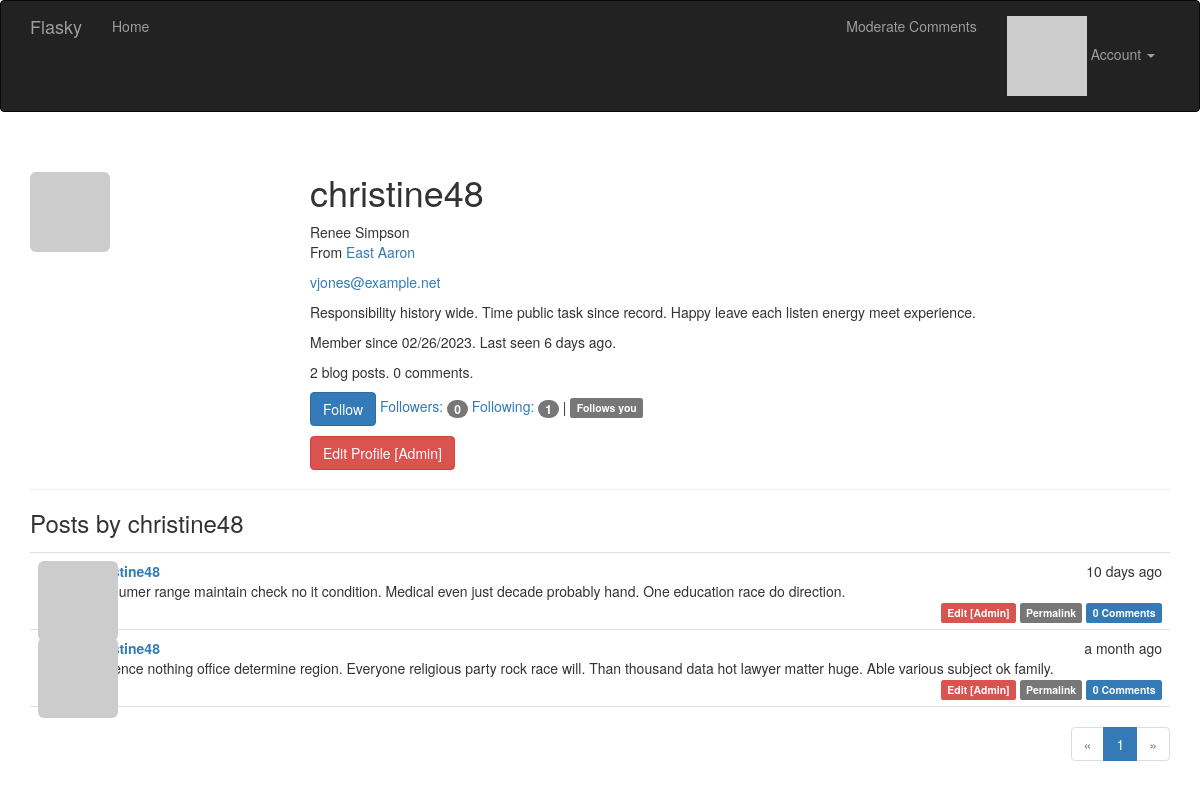
The app's page /user/christine48 (signed in) with its own data.
### app/models.py (models this page shows, shortened)
class User(UserMixin, db.Model):
    __tablename__ = 'users'
    id = db.Column(db.Integer, primary_key=True)
    email = db.Column(db.String(64), unique=True, index=True)
    username = db.Column(db.String(64), unique=True, index=True)
    password_hash = db.Column(db.String(128))
    role_id = db.Column(db.Integer, db.ForeignKey('roles.id'))
    confirmed = db.Column(db.Boolean, default=False)
    name = db.Column(db.String(64))
    location = db.Column(db.String(64))
    about_me = db.Column(db.Text())
    member_since = db.Column(db.DateTime(), default=datetime.utcnow)
    last_seen = db.Column(db.DateTime(), default=datetime.utcnow)
    avatar_hash = db.Column(db.String(32))
    posts = db.relationship('Post', backref='author', lazy='dynamic')
    followed = db.relationship('Follow',
                               foreign_keys=[Follow.follower_id],
                               backref=db.backref('follower', lazy='joined'),
                               lazy='dynamic',
                               cascade='all, delete-orphan')
    followers = db.relationship('Follow',
                                foreign_keys=[Follow.followed_id],
                                backref=db.backref('followed', lazy='joined'),
                                lazy='dynamic',
                                cascade='all, delete-orphan')
    comments = db.relationship('Comment', backref='author', lazy='dynamic')
    @property
    def password(self):
        raise AttributeError('password is not a readable attribute')
    def ping(self):
        self.last_seen = datetime.utcnow()
        db.session.add(self)
        db.session.commit()
    def can(self, perm):
        return self.role is not None and self.role.has_permission(perm)
    def is_administrator(self):
        return self.can(Permission.ADMIN)
    def gravatar(self, size=100, default='identicon', rating='g'):
        url = 'https://secure.gravatar.com/avatar'
        hash = hashlib.md5(self.email.lower().encode('utf-8')).hexdigest()
        return '{url}/{hash}?s={size}&d={default}&r={rating}'.format(
            url=url, hash=hash, size=size, default=default, rating=rating)
    def is_following(self, user):
        if user.id is None:
            return False
        return self.followed.filter_by(
            followed_id=user.id).first() is not None

class Post(db.Model):
    __tablename__ = 'posts'
    id = db.Column(db.Integer, primary_key=True)
    body = db.Column(db.Text)
    body_html = db.Column(db.Text)
    timestamp = db.Column(db.DateTime, index=True, default=datetime.utcnow)
    author_id = db.Column(db.Integer, db.ForeignKey('users.id'))
    comments = db.relationship('Comment', backref='post', lazy='dynamic')

### app/main/views.py (the view)
@main.route('/user/<username>')
def user(username):
    user = User.query.filter_by(username=username).first_or_404()
    page = request.args.get('page', 1, type=int)
    pagination = user.posts.order_by(Post.timestamp.desc()).paginate(
        page=page, per_page=current_app.config['FLASKY_POSTS_PER_PAGE'],
        error_out=False)
    posts = pagination.items
    return render_template('user.html', user=user, posts=posts,
                           pagination=pagination)

### app/auth/views.py (called while the page is built)
@auth.before_app_request
def before_request():
    if current_user.is_authenticated:
        current_user.ping()
        if not current_user.confirmed \
                and request.endpoint \
                and request.blueprint != 'auth' \
                and request.endpoint != 'static':
            return redirect(url_for('auth.unconfirmed'))

### app/main/__init__.py (called while the page is built)
@main.app_context_processor
def inject_permissions():
    return dict(Permission=Permission)

### app/models.py (called while the page is built)
@login_manager.user_loader
def load_user(user_id):
    return User.query.get(int(user_id))

    def has_permission(self, perm):
        return self.permissions & perm == perm

### app/templates/user.html (shortened to what this page needs)
{% extends "base.html" %}
{% import "_macros.html" as macros %}
{% block page_content %}
<div class="page-header">
    <img class="img-rounded profile-thumbnail" src="{{ user.gravatar(size=256) }}">
    <div class="profile-header">
        <h1>{{ user.username }}</h1>
        {% if user.name or user.location %}
        <p>
            {% if user.name %}{{ user.name }}<br>{% endif %}
            {% if user.location %}
                From <a href="http://maps.google.com/?q={{ user.location }}">
                    {{ user.location }}
                </a>
                <br>
            {% endif %}
        </p>
        {% endif %}
        {% if current_user.is_administrator() %}
        <p><a href="mailto:{{ user.email }}">{{ user.email }}</a></p>
        {% endif %}
        {% if user.about_me %}<p>{{ user.about_me }}</p>{% endif %}
        <p>
            Member since {{ moment(user.member_since).format('L') }}.
            Last seen {{ moment(user.last_seen).fromNow() }}.
        </p>
        <p>{{ user.posts.count() }} blog posts. {{ user.comments.count() }} comments.</p>
        <p>
            {% if current_user.can(Permission.FOLLOW) and user != current_user %}
                {% if not current_user.is_following(user) %}
                <a href="{{ url_for('.follow', username=user.username) }}" class="btn btn-primary">Follow</a>
                {% else %}
                <a href="{{ url_for('.unfollow', username=user.username) }}" class="btn btn-default">Unfollow</a>
                {% endif %}
            {% endif %}
            <a href="{{ url_for('.followers', username=user.username) }}">Followers: <span class="badge">{{ user.followers.count() - 1 }}</span></a>
            <a href="{{ url_for('.followed_by', username=user.username) }}">Following: <span class="badge">{{ user.followed.count() - 1 }}</span></a>
            {% if current_user.is_authenticated and user != current_user and user.is_following(current_user) %}
            | <span class="label label-default">Follows you</span>
            {% endif %}
        </p>
        <p>
            {% if current_user.is_administrator() %}
            <a class="btn btn-danger"
                href="{{ url_for('.edit_profile_admin', id=user.id) }}">
                Edit Profile [Admin]
            </a>
            {% endif %}
        </p>
    </div>
</div>
<h3>Posts by {{ user.username }}</h3>
{% include '_posts.html' %}
{% if pagination %}
<div class="pagination">
    {{ macros.pagination_widget(pagination, '.user', username=user.username) }}
</div>
{% endif %}
{% endblock %}

### app/templates/_posts.html
<ul class="posts">
    {% for post in posts %}
    <li class="post">
        <div class="post-thumbnail">
            <a href="{{ url_for('.user', username=post.author.username) }}">
                <img class="img-rounded profile-thumbnail"
                    src="{{ post.author.gravatar(size=40) }}">
            </a>
        </div>
        <div class="post-content">
            <div class="post-date">{{ moment(post.timestamp).fromNow() }}</div>
            <div class="post-author">
                <a href="{{ url_for('.user', username=post.author.username) }}">
                    {{ post.author.username }}
                </a>
            </div>
            <div class="post-body">
                {% if post.body_html %}
                    {{ post.body_html | safe }}
                {% else %}
                    {{ post.body }}
                {% endif %}
            </div>
            <div class="post-footer">
                {% if current_user == post.author %}
                <a href="{{ url_for('.edit', id=post.id) }}">
                    <span class="label label-primary">Edit</span>
                </a>
                {% elif current_user.is_administrator() %}
                <a href="{{ url_for('.edit', id=post.id) }}">
                    <span class="label label-danger">Edit [Admin]</span>
                </a>
                {% endif %}
                <a href="{{ url_for('.post', id=post.id) }}">
                    <span class="label label-default">Permalink</span>
                </a>
                <a href="{{ url_for('.post', id=post.id) }}#comments">
                    <span class="label label-primary">{{ post.comments.count() }} Comments</span>
                </a>
            </div>
        </div>
    </li>
    {% endfor %}
</ul>

### app/static/styles.css (style rules this page uses)
.profile-thumbnail { position: absolute; }
.profile-header { min-height: 260px; margin-left: 280px; }
ul.posts { list-style-type: none; padding: 0px; margin: 16px 0px 0px 0px; border-top: 1px solid #e0e0e0; }
ul.posts li.post { padding: 8px; border-bottom: 1px solid #e0e0e0; }
div.post-date { float: right; }
div.post-author { font-weight: bold; }
div.post-thumbnail { position: absolute; }
div.post-content { margin-left: 48px; min-height: 48px; }
div.post-footer { text-align: right; }
div.pagination { width: 100%; text-align: right; padding: 0px; margin: 0px; }

### records on screen
User: username "christine48", name "Renee Simpson", location "East Aaron", email "vjones@example.net", about_me "Responsibility history wide. Time public task since record. Happy leave each listen energy meet experience.", member_since "02/26/2023", last_seen "6 days ago"
Post: timestamp "10 days ago", author.username "christine48", body "Consumer range maintain check no it condition. Medical even just decade probably hand. One education race do direction.", comments.count "0"
Post: timestamp "a month ago", author.username "christine48", body "Evidence nothing office determine region. Everyone religious party rock race will. Than thousand data hot lawyer matter huge. Able various subject ok family.", comments.count "0"

### other values on screen
{{ user.posts.count() }} "2"
{{ user.comments.count() }} "0"
{{ user.followers.count() - 1 }} "0"
{{ user.followed.count() - 1 }} "1"
{{ p }} "1"
